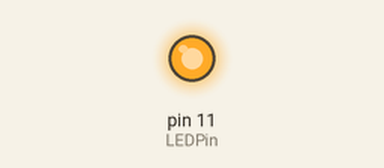
A sketch run on a simulated Arduino Uno, built with avr-gcc and run on an emulated ATmega328P. On the bench: output pins drawn as LEDs (lit = HIGH).

Above: at 0.12 s.
At 3.8 s:
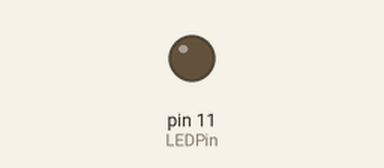
Timing chart, 0 to 5.9 s (numbered marks = the images above):
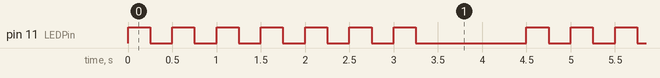

The sketch:

loop.ino
```cpp
int LEDPin = 11;

void setup(){
  pinMode(LEDPin, OUTPUT);
}

void loop(){

  for(int i = 0; i < 7; i++){
  digitalWrite(LEDPin, HIGH);
  delay(250);
  digitalWrite(LEDPin, LOW);
  delay(250);
  }
  delay(1000);

  // comment out the code on the bottom or top for 2 different loops

  /*
  while(millis() <= 5000){
    digitalWrite(LEDPin, HIGH);
  	delay(250);
  	digitalWrite(LEDPin, LOW);
  	delay(250);
  }
  */
}
```

Measured:
- by itself, pin 11 (LEDPin): repeats every 4.5 s: 6 × (LOW 0.25 s, HIGH 0.25 s), LOW 1.3 s, HIGH 0.25 s
- by itself, everything shown: repeats every 4.5 s, in 14 steps
